Frame 1 (no input): blank canvas, image omitted
Frame 60 (the mouse pressed at the canvas centre just before this capture): blank canvas, image omitted
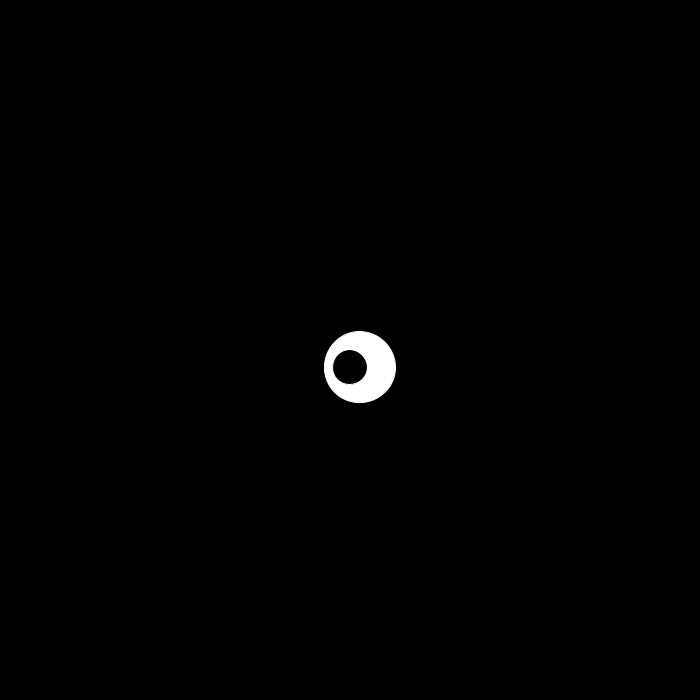
Frame 120 (the mouse held since frame 60 and released just before this capture)

The Processing sketch whose frames 1 and 60 were blank and that drew this single picture after the mouse press (run headless with seeded random() and noise(); from frame 60 on, the mouse is pressed at the canvas centre):

// Processing sketch: eyeBalls
// ── eyeBalls.pde
/*See the chapters on Functions, Objects and Arrays in the book Getting Started with Processing.*/


EyeBall[] eye = new EyeBall[100];      //Declare and create an array of 100 copies of the EyeBall Object.
int eyeCount = 0;                      //Declare eyeCount as an global int variable and assign a value.


int irisX = 0;

void setup() {
  size(700, 700);                         //The size of the canvas.
  background(0);                        //The background color.

  for (int i = 0; i < eye.length; i++) {  //As long as "i" is less than "eye.length", which is set to "100", keep increasing "i".
    float x = width/2;                    //Declare x as an float variable and assign a value.                   
    float y = height/2;                   //Declare y as an float variable and assign a value.
    int r = int (random (20, 100));       //Declare r as an int variable and assign a value.
    eye[i] = new EyeBall(x, y, r);        //Load each eye into the array.
  }
}
void mousePressed() {                    //Each time the mouse is clicked...
  eyeCount = eyeCount + 1;               //...increase eyeCount by 1.
}

void keyPressed() {                      //Each time any key is pressed...
  eyeCount = eyeCount - 1;               //...decrease eyeCount by 1.
}

void draw() {
  
    noStroke();
  rect(0, 0, width, height);

  for (int i = 0; i < eyeCount; i++) {    //As long as "i" is less than "eyeCount" keep increasing "i".
    eye[i].move();                        //Move each eye[?] according to the parameters defined in the EyeBall object class.
    eye[i].display();                     //Display each eye[?] according to the parameters defined in the EyeBall object class.
    eye[i].trap();                        //Prevent each eye[?] from leaving the canvas.
    eye[i].look();
  }
}


//The EyeBall Object*********************
//Create the Block...
class EyeBall {
  //Add the Fields...
  float x;
  float y;
  int diameter;
  float speed = 2.5;

  //Write the Constructor to assign values to the Fields...
  EyeBall(float tempX, float tempY, int tempDiameter) {
    x = tempX;
    y = tempY;
    diameter = tempDiameter;
  }
  
  //Add the Methods...
  void move() {                     //Move the EyeBall (method)
    x += random(-speed, speed);
    y += random(-speed, speed);
  }
  void display() {     //Draw the EyeBall (method)

    pushMatrix();
    translate(x, y);
    fill(255);
    stroke(255);
    strokeWeight(1);
    ellipse(0, 0, diameter, diameter);
    fill(0);
    ellipse(irisX, 0, diameter/2, diameter/2);
    popMatrix();
  }
  void trap() {                    //Trap the EyeBall (method)
    if (x < 0 + diameter) {
      x = 0 + diameter;
    }else if (x > width - diameter) {
      x = width - diameter;
    }
    if (y < 0 + diameter) {
      y = 0 + diameter;
    }else if (y > height - diameter) {
      y = height - diameter;
    }
  }
  void look() {
    int time = second();
    if (time % 2 == 0) {
      irisX = - 10;
    }else{
      irisX = + 10;
    }
  }
}
